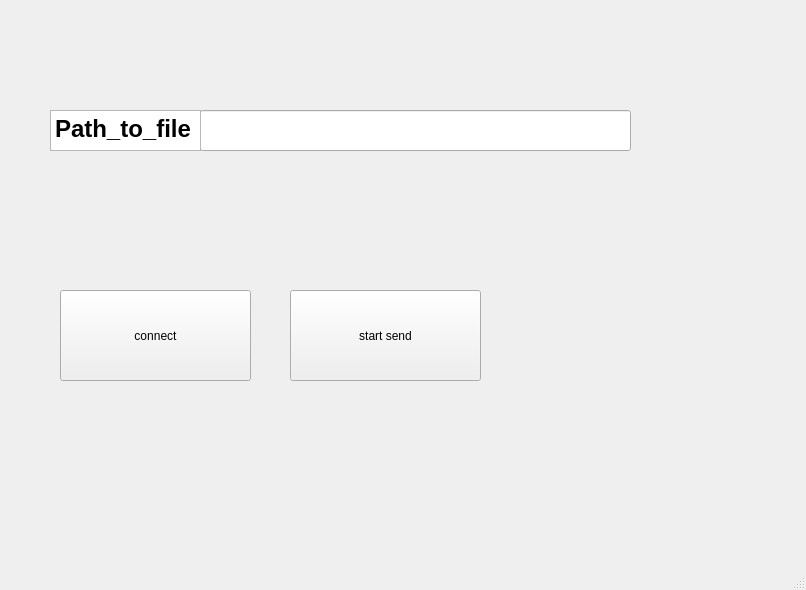
<?xml version="1.0" encoding="UTF-8"?>
<ui version="4.0">
 <class>MainWindow</class>
 <widget class="QMainWindow" name="MainWindow">
  <property name="geometry">
   <rect>
    <x>0</x>
    <y>0</y>
    <width>806</width>
    <height>590</height>
   </rect>
  </property>
  <property name="windowTitle">
   <string>MainWindow</string>
  </property>
  <widget class="QWidget" name="centralwidget">
   <widget class="QPushButton" name="pushButton">
    <property name="geometry">
     <rect>
      <x>60</x>
      <y>290</y>
      <width>191</width>
      <height>91</height>
     </rect>
    </property>
    <property name="mouseTracking">
     <bool>true</bool>
    </property>
    <property name="text">
     <string>connect</string>
    </property>
   </widget>
   <widget class="QPushButton" name="pushButton_2">
    <property name="geometry">
     <rect>
      <x>290</x>
      <y>290</y>
      <width>191</width>
      <height>91</height>
     </rect>
    </property>
    <property name="text">
     <string>start send</string>
    </property>
   </widget>
   <widget class="QLineEdit" name="file_path">
    <property name="geometry">
     <rect>
      <x>200</x>
      <y>110</y>
      <width>431</width>
      <height>41</height>
     </rect>
    </property>
   </widget>
   <widget class="QTextEdit" name="textEdit">
    <property name="geometry">
     <rect>
      <x>50</x>
      <y>110</y>
      <width>151</width>
      <height>41</height>
     </rect>
    </property>
    <property name="html">
     <string>&lt;!DOCTYPE HTML PUBLIC &quot;-//W3C//DTD HTML 4.0//EN&quot; &quot;http://www.w3.org/TR/REC-html40/strict.dtd&quot;&gt;
&lt;html&gt;&lt;head&gt;&lt;meta name=&quot;qrichtext&quot; content=&quot;1&quot; /&gt;&lt;style type=&quot;text/css&quot;&gt;
p, li { white-space: pre-wrap; }
&lt;/style&gt;&lt;/head&gt;&lt;body style=&quot; font-family:'Ubuntu'; font-size:11pt; font-weight:400; font-style:normal;&quot;&gt;
&lt;p style=&quot; margin-top:0px; margin-bottom:0px; margin-left:0px; margin-right:0px; -qt-block-indent:0; text-indent:0px;&quot;&gt;&lt;span style=&quot; font-size:18pt; font-weight:600;&quot;&gt;Path_to_file&lt;/span&gt;&lt;/p&gt;&lt;/body&gt;&lt;/html&gt;</string>
    </property>
   </widget>
   <widget class="QLabel" name="label">
    <property name="geometry">
     <rect>
      <x>50</x>
      <y>180</y>
      <width>181</width>
      <height>61</height>
     </rect>
    </property>
    <property name="text">
     <string/>
    </property>
   </widget>
  </widget>
  <widget class="QMenuBar" name="menubar">
   <property name="geometry">
    <rect>
     <x>0</x>
     <y>0</y>
     <width>806</width>
     <height>22</height>
    </rect>
   </property>
  </widget>
  <widget class="QStatusBar" name="statusbar"/>
 </widget>
 <resources/>
 <connections/>
 <slots>
  <signal>readyRead()</signal>
 </slots>
</ui>
